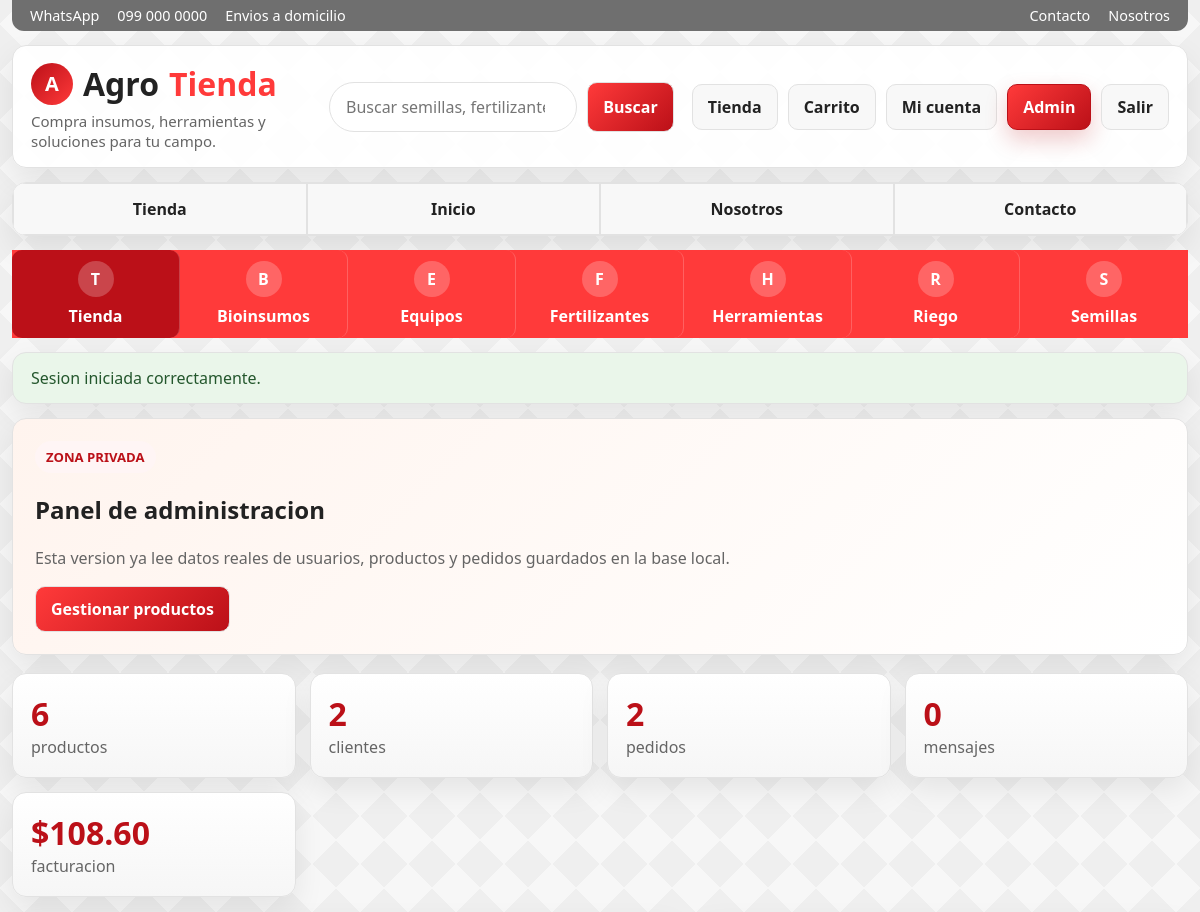
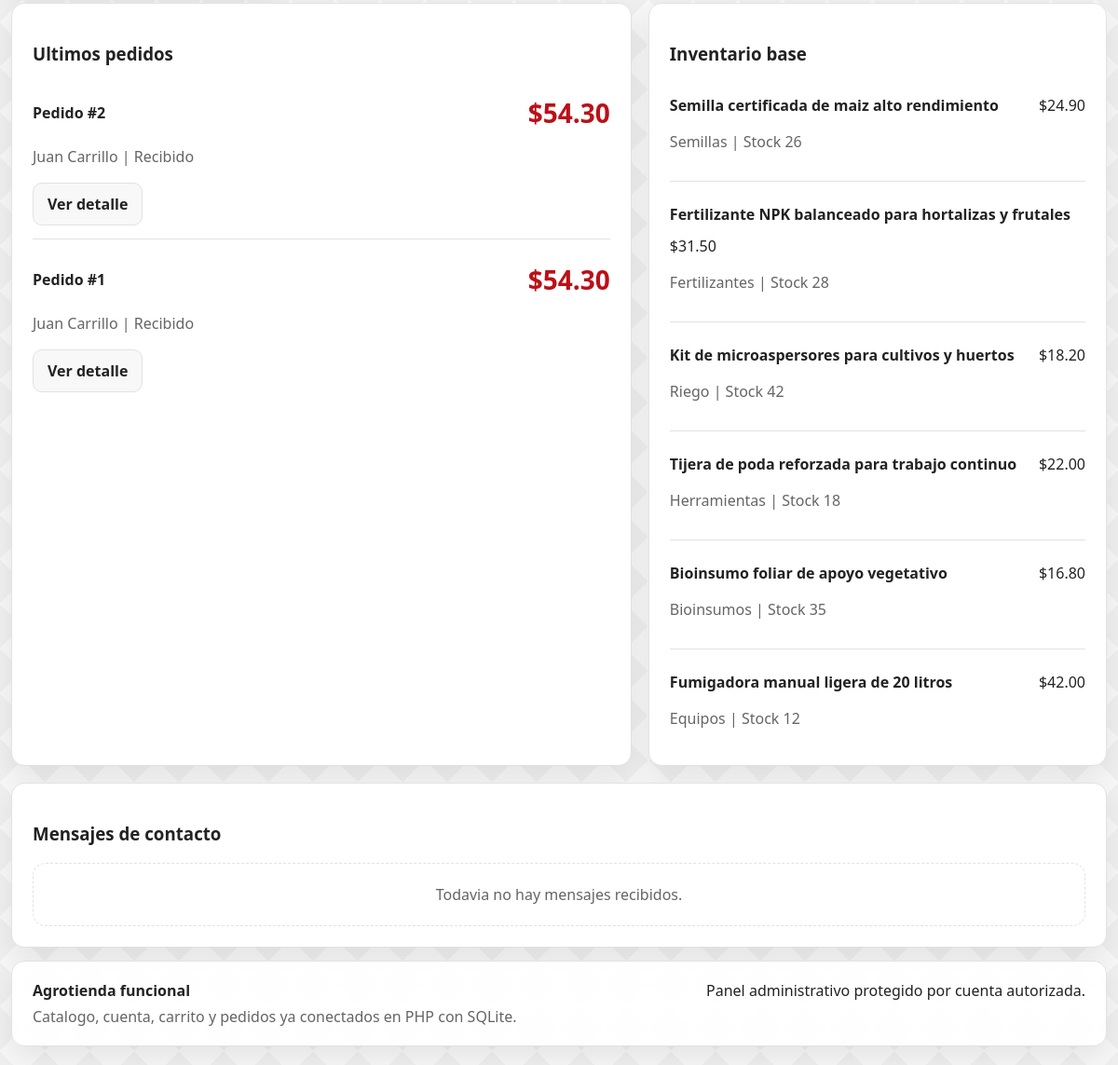
/admin.php (signed in), run on the app's committed database (2 pictures, top to bottom).
### tables this page shows
CREATE TABLE orders (
            id INTEGER PRIMARY KEY AUTOINCREMENT,
            user_id INTEGER NOT NULL,
            customer_name TEXT NOT NULL,
            customer_email TEXT NOT NULL,
            customer_phone TEXT NOT NULL,
            shipping_address TEXT NOT NULL,
            notes TEXT DEFAULT "",
            subtotal REAL NOT NULL,
            shipping REAL NOT NULL,
            total REAL NOT NULL,
            status TEXT NOT NULL DEFAULT "Pendiente",
            created_at TEXT NOT NULL,
            FOREIGN KEY(user_id) REFERENCES users(id)
        );

CREATE TABLE products (
            id INTEGER PRIMARY KEY AUTOINCREMENT,
            name TEXT NOT NULL,
            category TEXT NOT NULL,
            brand TEXT NOT NULL,
            price REAL NOT NULL,
            stock INTEGER NOT NULL DEFAULT 0,
            emoji TEXT NOT NULL DEFAULT "🌱",
            short_description TEXT NOT NULL,
            description TEXT NOT NULL
        , image_url TEXT NOT NULL DEFAULT "");

### app/bootstrap.php (called while the page is built, shortened)
<?php
function db(): PDO
{
    static $pdo = null;
    if ($pdo instanceof PDO) {
        return $pdo;
    }
    $needsSetup = !file_exists(DB_PATH);
    $pdo = new PDO('sqlite:' . DB_PATH);
    $pdo->setAttribute(PDO::ATTR_ERRMODE, PDO::ERRMODE_EXCEPTION);
    $pdo->setAttribute(PDO::ATTR_DEFAULT_FETCH_MODE, PDO::FETCH_ASSOC);
    $pdo->exec('PRAGMA foreign_keys = ON');
    if ($needsSetup) {
        initializeDatabase($pdo);
    } else {
        migrateDatabase($pdo);
    }
    return $pdo;
}
function migrateDatabase(PDO $pdo): void
{
    $columns = $pdo->query('PRAGMA table_info(products)')->fetchAll();
    $columnNames = array_column($columns, 'name');
    syncProductImages($pdo);
}
function syncProductImages(PDO $pdo): void
{
    $stmt = $pdo->prepare('UPDATE products SET image_url = :image_url WHERE name = :name');
    foreach (productSeedData() as $product) {
        $stmt->execute([
            'name' => $product['name'],
            'image_url' => $product['image_url'],
        ]);
    }
}
function currentUser(): ?array
{
    static $cached = null;
    if ($cached !== null) {
        return $cached;
    }
    $stmt = db()->prepare('SELECT * FROM users WHERE id = :id LIMIT 1');
    $stmt->execute(['id' => $_SESSION['user_id']]);
    $cached = $stmt->fetch() ?: null;
    return $cached;
}
function requireLogin(): array
{
    $user = currentUser();
    return $user;
}
function requireAdmin(): array
{
    $user = requireLogin();
    return $user;
}
function pullFlash(): ?array
{
    $flash = $_SESSION['flash'];
    return $flash;
}
function money(float $value): string
{
    return '$' . number_format($value, 2);
}
function e(string $value): string
{
    return htmlspecialchars($value, ENT_QUOTES, 'UTF-8');
}
function allProducts(?string $search = null, ?string $category = null): array
{
    $sql = 'SELECT * FROM products WHERE 1=1';
    $params = [];
    $sql .= ' ORDER BY id ASC';
    $stmt = db()->prepare($sql);
    $stmt->execute($params);
    return $stmt->fetchAll();
}
function categories(): array
{
    $stmt = db()->query('SELECT DISTINCT category FROM products ORDER BY category ASC');
    return array_column($stmt->fetchAll(), 'category');
}
function recentContactMessages(int $limit = 8): array
{
    $limit = max(1, min(50, $limit));
    $stmt = db()->prepare('SELECT * FROM contact_messages ORDER BY id DESC LIMIT :limit');
    $stmt->bindValue(':limit', $limit, PDO::PARAM_INT);
    $stmt->execute();
    return $stmt->fetchAll();
}
function dashboardStats(): array
{
    $pdo = db();
    return [
        'products' => (int) $pdo->query('SELECT COUNT(*) FROM products')->fetchColumn(),
        'customers' => (int) $pdo->query("SELECT COUNT(*) FROM users WHERE role = 'customer'")->fetchColumn(),
        'orders' => (int) $pdo->query('SELECT COUNT(*) FROM orders')->fetchColumn(),
        'messages' => (int) $pdo->query('SELECT COUNT(*) FROM contact_messages')->fetchColumn(),
        'revenue' => (float) $pdo->query('SELECT COALESCE(SUM(total), 0) FROM orders')->fetchColumn(),
    ];
}

### admin.php (the view, shortened to what this page needs)
<?php
require_once __DIR__ . '/app/layout.php';
$user = requireAdmin();
$stats = dashboardStats();
$recentOrders = db()->query('SELECT * FROM orders ORDER BY id DESC LIMIT 8')->fetchAll();
$recentMessages = recentContactMessages(6);
$products = allProducts();
renderHeader('Admin');
?>
<section class="card hero">
  <span class="eyebrow">Zona privada</span>
  <h2>Panel de administracion</h2>
  <p class="muted">Esta version ya lee datos reales de usuarios, productos y pedidos guardados en la base local.</p>
  <div class="actions">
    <a class="btn primary" href="admin_products.php">Gestionar productos</a>
  </div>
</section>
<section class="stats">
  <article class="stat"><strong><?= $stats['products'] ?></strong><span class="muted">productos</span></article>
  <article class="stat"><strong><?= $stats['customers'] ?></strong><span class="muted">clientes</span></article>
  <article class="stat"><strong><?= $stats['orders'] ?></strong><span class="muted">pedidos</span></article>
  <article class="stat"><strong><?= $stats['messages'] ?></strong><span class="muted">mensajes</span></article>
  <article class="stat"><strong><?= money($stats['revenue']) ?></strong><span class="muted">facturacion</span></article>
</section>
<section class="split">
  <article class="card">
    <h3>Ultimos pedidos</h3>
    <?php if (!$recentOrders): ?>
      <div class="empty">Todavia no hay pedidos registrados.</div>
    <?php else: ?>
      <div class="list">
        <?php foreach ($recentOrders as $order): ?>
          <div class="list-item">
            <div class="line">
              <strong>Pedido #<?= (int) $order['id'] ?></strong>
              <span class="price"><?= money((float) $order['total']) ?></span>
            </div>
            <p class="muted"><?= e($order['customer_name']) ?> | <?= e($order['status']) ?></p>
            <a class="btn" href="order.php?id=<?= (int) $order['id'] ?>">Ver detalle</a>
          </div>
        <?php endforeach; ?>
      </div>
    <?php endif; ?>
  </article>
  <article class="card">
    <h3>Inventario base</h3>
    <div class="list">
      <?php foreach ($products as $product): ?>
        <div class="list-item">
          <div class="line">
            <strong><?= e($product['name']) ?></strong>
            <span><?= money((float) $product['price']) ?></span>
          </div>
          <p class="muted"><?= e($product['category']) ?> | Stock <?= (int) $product['stock'] ?></p>
        </div>
      <?php endforeach; ?>
    </div>
  </article>
</section>
<section class="card">
  <h3>Mensajes de contacto</h3>
  <?php if (!$recentMessages): ?>
    <div class="empty">Todavia no hay mensajes recibidos.</div>
  <?php endif; ?>
</section>
<?php renderFooter(); ?>

### app/layout.php (shortened to what this page needs)
<?php
require_once __DIR__ . '/bootstrap.php';
function renderHeader(string $title, array $options = []): void
{
    $user = currentUser();
    $flash = pullFlash();
    $pageClass = $options['page_class'] ?? '';
    $searchValue = trim((string) ($options['search'] ?? ''));
    $activeCategory = trim((string) ($options['active_category'] ?? ''));
    $categoryLinks = categories();
    $currentPage = basename((string) parse_url($_SERVER['SCRIPT_NAME'] ?? '', PHP_URL_PATH));
    $isCurrent = static fn (string $page): string => $currentPage === $page ? ' is-active' : '';
    $isCurrentGroup = static fn (array $pages): string => in_array($currentPage, $pages, true) ? 'is-active' : '';
    ?>
<!DOCTYPE html>
<html lang="es">
<head>
  <link rel="stylesheet" href="assets/app.css">
</head>
<body class="<?= e($pageClass) ?>">
  <div class="shell">
    <div class="utilitybar">
      <div class="utilitybar-group">
        <span>WhatsApp</span>
        <span>099 000 0000</span>
        <span>Envios a domicilio</span>
      </div>
      <div class="utilitybar-group">
        <a href="contacto.php">Contacto</a>
        <a href="nosotros.php">Nosotros</a>
      </div>
    </div>
    <header class="topbar">
      <div class="brand-wrap">
        <a class="brand" href="index.php"><span class="brand-mark">A</span>Agro<span>Tienda</span></a>
        <p class="brand-subtitle">Compra insumos, herramientas y soluciones para tu campo.</p>
      </div>
      <form class="searchbar" method="get" action="store.php">
        <input type="search" name="q" value="<?= e($searchValue) ?>" placeholder="Buscar semillas, fertilizantes, herramientas...">
        <button class="btn primary" type="submit">Buscar</button>
      </form>
      <nav class="nav nav-account">
        <a class="<?= $isCurrentGroup(['store.php', 'product.php']) ?>" href="store.php">Tienda</a>
        <a class="<?= trim($isCurrent('cart.php')) ?>" href="cart.php">Carrito</a>
        <?php if ($user): ?>
          <a class="<?= $isCurrentGroup(['account.php', 'order.php']) ?>" href="account.php">Mi cuenta</a>
          <?php if ($user['role'] === 'admin'): ?>
            <a class="<?= $isCurrentGroup(['admin.php', 'admin_products.php']) ?>" href="admin.php">Admin</a>
          <?php endif; ?>
          <a href="logout.php">Salir</a>
        <?php else: ?>
          <a class="<?= trim($isCurrent('login.php')) ?>" href="login.php">Ingresar</a>
          <a class="<?= trim($isCurrent('register.php')) ?>" href="register.php">Crear cuenta</a>
        <?php endif; ?>
      </nav>
    </header>
    <nav class="section-nav">
      <a href="store.php" class="<?= $isCurrentGroup(['store.php', 'product.php']) ?>">Tienda</a>
      <a href="index.php" class="<?= $currentPage === 'index.php' ? 'is-active' : '' ?>">Inicio</a>
      <a href="nosotros.php" class="<?= $currentPage === 'nosotros.php' ? 'is-active' : '' ?>">Nosotros</a>
      <a href="contacto.php" class="<?= $currentPage === 'contacto.php' ? 'is-active' : '' ?>">Contacto</a>
    </nav>
    <?php if ($categoryLinks): ?>
      <nav class="category-strip">
        <a class="category-link <?= $activeCategory === '' ? 'is-active' : '' ?>" href="store.php">
          <span class="category-icon">T</span>
          <span>Tienda</span>
        </a>
        <?php foreach ($categoryLinks as $categoryLink): ?>
          <a class="category-link <?= $activeCategory === $categoryLink ? 'is-active' : '' ?>" href="store.php?category=<?= urlencode($categoryLink) ?>">
            <span class="category-icon"><?= e(strtoupper(substr($categoryLink, 0, 1))) ?></span>
            <span><?= e($categoryLink) ?></span>
          </a>
        <?php endforeach; ?>
      </nav>
    <?php endif; ?>
    <?php if ($flash): ?>
      <div class="flash flash-<?= e($flash['type']) ?>"><?= e($flash['message']) ?></div>
    <?php endif; ?>
    <main class="page">
<?php
}
function renderFooter(): void
{
    ?>
    </main>
    <footer class="footer">
      <div>
        <strong>Agrotienda funcional</strong>
        <p>Catalogo, cuenta, carrito y pedidos ya conectados en PHP con SQLite.</p>
      </div>
      <div class="footer-note">
        Panel administrativo protegido por cuenta autorizada.
      </div>
    </footer>
  </div>
</body>
</html>
<?php
}

### data on the page
orders: id "2", total "$54.30", customer_name "Juan Carrillo", status "Recibido"
orders: id "1", total "$54.30", customer_name "Juan Carrillo", status "Recibido"
products: name "Semilla certificada de maiz alto rendimiento", price "$24.90", category "Semillas", stock "26"
products: name "Fertilizante NPK balanceado para hortalizas y frutales", price "$31.50", category "Fertilizantes", stock "28"
products: name "Kit de microaspersores para cultivos y huertos", price "$18.20", category "Riego", stock "42"
products: name "Tijera de poda reforzada para trabajo continuo", price "$22.00", category "Herramientas", stock "18"
products: name "Bioinsumo foliar de apoyo vegetativo", price "$16.80", category "Bioinsumos", stock "35"
products: name "Fumigadora manual ligera de 20 litros", price "$42.00", category "Equipos", stock "12"

### other printed values
substr($categoryLink, 0, 1) "B"
$categoryLink "Bioinsumos"
substr($categoryLink, 0, 1) "E"
$categoryLink "Equipos"
substr($categoryLink, 0, 1) "F"
$categoryLink "Fertilizantes"
substr($categoryLink, 0, 1) "H"
$categoryLink "Herramientas"
substr($categoryLink, 0, 1) "R"
$categoryLink "Riego"
substr($categoryLink, 0, 1) "S"
$categoryLink "Semillas"
$flash['message'] "Sesion iniciada correctamente."
$stats['products'] "6"
$stats['customers'] "2"
